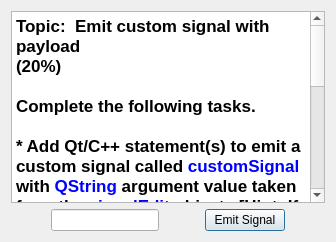
      <widget class="QWidget" name="tab_4">
       <attribute name="title">
        <string>P04</string>
       </attribute>
       <layout class="QVBoxLayout" name="verticalLayout_6">
        <item>
         <widget class="QTextBrowser" name="textBrowser_5">
          <property name="html">
           <string>&lt;!DOCTYPE HTML PUBLIC &quot;-//W3C//DTD HTML 4.0//EN&quot; &quot;http://www.w3.org/TR/REC-html40/strict.dtd&quot;&gt;
&lt;html&gt;&lt;head&gt;&lt;meta name=&quot;qrichtext&quot; content=&quot;1&quot; /&gt;&lt;style type=&quot;text/css&quot;&gt;
p, li { white-space: pre-wrap; }
&lt;/style&gt;&lt;/head&gt;&lt;body style=&quot; font-family:'Sans'; font-size:10pt; font-weight:400; font-style:normal;&quot;&gt;
&lt;p style=&quot; margin-top:0px; margin-bottom:0px; margin-left:0px; margin-right:0px; -qt-block-indent:0; text-indent:0px;&quot;&gt;&lt;span style=&quot; font-family:'.Lucida Grande UI'; font-size:13pt; font-weight:600;&quot;&gt;Topic:  Emit custom signal with payload&lt;/span&gt;&lt;/p&gt;
&lt;p style=&quot; margin-top:0px; margin-bottom:0px; margin-left:0px; margin-right:0px; -qt-block-indent:0; text-indent:0px;&quot;&gt;&lt;span style=&quot; font-family:'.Lucida Grande UI'; font-size:13pt; font-weight:600;&quot;&gt;(20%)&lt;/span&gt;&lt;/p&gt;
&lt;p style=&quot;-qt-paragraph-type:empty; margin-top:0px; margin-bottom:0px; margin-left:0px; margin-right:0px; -qt-block-indent:0; text-indent:0px; font-family:'.Lucida Grande UI'; font-size:13pt; font-weight:600;&quot;&gt;&lt;br /&gt;&lt;/p&gt;
&lt;p style=&quot; margin-top:0px; margin-bottom:0px; margin-left:0px; margin-right:0px; -qt-block-indent:0; text-indent:0px;&quot;&gt;&lt;span style=&quot; font-family:'.Lucida Grande UI'; font-size:13pt; font-weight:600;&quot;&gt;Complete the following tasks.&lt;/span&gt;&lt;/p&gt;
&lt;p style=&quot;-qt-paragraph-type:empty; margin-top:0px; margin-bottom:0px; margin-left:0px; margin-right:0px; -qt-block-indent:0; text-indent:0px; font-family:'.Lucida Grande UI'; font-size:13pt; font-weight:600;&quot;&gt;&lt;br /&gt;&lt;/p&gt;
&lt;p style=&quot; margin-top:0px; margin-bottom:0px; margin-left:0px; margin-right:0px; -qt-block-indent:0; text-indent:0px;&quot;&gt;&lt;span style=&quot; font-family:'.Lucida Grande UI'; font-size:13pt; font-weight:600;&quot;&gt;* Add Qt/C++ statement(s) to emit a custom signal called &lt;/span&gt;&lt;span style=&quot; font-family:'.Lucida Grande UI'; font-size:13pt; font-weight:600; color:#0000ff;&quot;&gt;customSignal&lt;/span&gt;&lt;span style=&quot; font-family:'.Lucida Grande UI'; font-size:13pt; font-weight:600;&quot;&gt; with &lt;/span&gt;&lt;span style=&quot; font-family:'.Lucida Grande UI'; font-size:13pt; font-weight:600; color:#0000ff;&quot;&gt;QString&lt;/span&gt;&lt;span style=&quot; font-family:'.Lucida Grande UI'; font-size:13pt; font-weight:600;&quot;&gt; argument value taken from the &lt;/span&gt;&lt;span style=&quot; font-family:'.Lucida Grande UI'; font-size:13pt; font-weight:600; color:#0000ff;&quot;&gt;signalEdit&lt;/span&gt;&lt;span style=&quot; font-family:'.Lucida Grande UI'; font-size:13pt; font-weight:600;&quot;&gt; object.  [Hint: If you emit the signal correctly, you should see the text from the line edit written to the console]&lt;/span&gt;&lt;/p&gt;
&lt;p style=&quot;-qt-paragraph-type:empty; margin-top:0px; margin-bottom:0px; margin-left:0px; margin-right:0px; -qt-block-indent:0; text-indent:0px; font-family:'.Lucida Grande UI'; font-size:13pt; font-weight:600;&quot;&gt;&lt;br /&gt;&lt;/p&gt;
&lt;p style=&quot; margin-top:0px; margin-bottom:0px; margin-left:0px; margin-right:0px; -qt-block-indent:0; text-indent:0px;&quot;&gt;&lt;span style=&quot; font-family:'.Lucida Grande UI'; font-size:13pt; font-weight:600;&quot;&gt;* Add a validator that will allow only integer inputs into the &lt;/span&gt;&lt;span style=&quot; font-family:'.Lucida Grande UI'; font-size:13pt; font-weight:600; color:#0000ff;&quot;&gt;signalEdit&lt;/span&gt;&lt;span style=&quot; font-family:'.Lucida Grande UI'; font-size:13pt; font-weight:600;&quot;&gt; object.&lt;/span&gt;&lt;/p&gt;
&lt;p style=&quot;-qt-paragraph-type:empty; margin-top:0px; margin-bottom:0px; margin-left:0px; margin-right:0px; -qt-block-indent:0; text-indent:0px; font-family:'.Lucida Grande UI'; font-size:13pt; font-weight:600;&quot;&gt;&lt;br /&gt;&lt;/p&gt;
&lt;p style=&quot; margin-top:0px; margin-bottom:0px; margin-left:0px; margin-right:0px; -qt-block-indent:0; text-indent:0px;&quot;&gt;&lt;span style=&quot; font-family:'.Lucida Grande UI'; font-size:13pt; font-weight:600;&quot;&gt;* Erase contents of signalEdit object after signal has been emitted.&lt;/span&gt;&lt;/p&gt;
&lt;p style=&quot;-qt-paragraph-type:empty; margin-top:0px; margin-bottom:0px; margin-left:0px; margin-right:0px; -qt-block-indent:0; text-indent:0px; font-family:'.Lucida Grande UI'; font-size:13pt; font-weight:600; color:#000000;&quot;&gt;&lt;br /&gt;&lt;/p&gt;
&lt;p style=&quot; margin-top:0px; margin-bottom:0px; margin-left:0px; margin-right:0px; -qt-block-indent:0; text-indent:0px;&quot;&gt;&lt;span style=&quot; font-family:'.Lucida Grande UI'; font-size:13pt; font-weight:600; color:#ff0000;&quot;&gt;Do NOT use the Designer tool to modify the form itself or you will receive&lt;/span&gt;&lt;span style=&quot; font-family:'.Lucida Grande UI'; font-size:13pt; font-weight:600; color:#000000;&quot;&gt; zero credit (0 points).&lt;/span&gt;&lt;/p&gt;&lt;/body&gt;&lt;/html&gt;</string>
          </property>
         </widget>
        </item>
        <item>
         <layout class="QHBoxLayout" name="horizontalLayout_4">
          <item>
           <spacer name="horizontalSpacer_7">
            <property name="orientation">
             <enum>Qt::Horizontal</enum>
            </property>
            <property name="sizeHint" stdset="0">
             <size>
              <width>40</width>
              <height>20</height>
             </size>
            </property>
           </spacer>
          </item>
          <item>
           <widget class="QLineEdit" name="signalEdit"/>
          </item>
          <item>
           <spacer name="horizontalSpacer_11">
            <property name="orientation">
             <enum>Qt::Horizontal</enum>
            </property>
            <property name="sizeHint" stdset="0">
             <size>
              <width>40</width>
              <height>20</height>
             </size>
            </property>
           </spacer>
          </item>
          <item>
           <widget class="QPushButton" name="emitButton">
            <property name="text">
             <string>Emit Signal</string>
            </property>
            <property name="autoDefault">
             <bool>false</bool>
            </property>
            <property name="default">
             <bool>true</bool>
            </property>
           </widget>
          </item>
          <item>
           <spacer name="horizontalSpacer_8">
            <property name="orientation">
             <enum>Qt::Horizontal</enum>
            </property>
            <property name="sizeHint" stdset="0">
             <size>
              <width>40</width>
              <height>20</height>
             </size>
            </property>
           </spacer>
          </item>
         </layout>
        </item>
       </layout>
      </widget>
